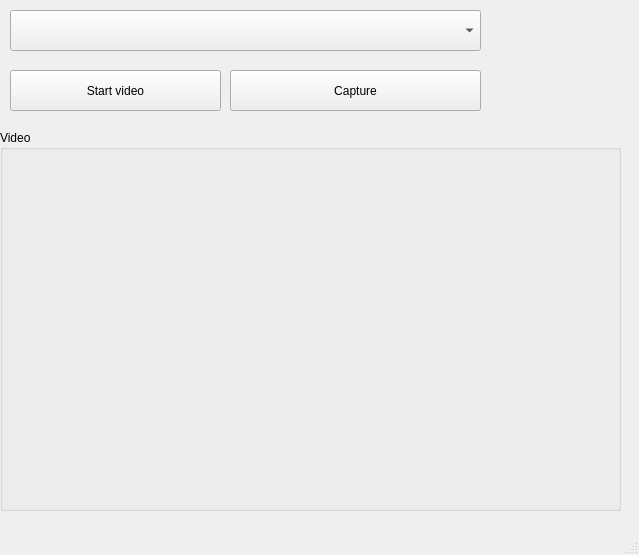
<?xml version="1.0" encoding="UTF-8"?>
<ui version="4.0">
 <class>MainWindow</class>
 <widget class="QMainWindow" name="MainWindow">
  <property name="geometry">
   <rect>
    <x>0</x>
    <y>0</y>
    <width>639</width>
    <height>555</height>
   </rect>
  </property>
  <property name="windowTitle">
   <string>MainWindow</string>
  </property>
  <property name="styleSheet">
   <string notr="true"/>
  </property>
  <widget class="QWidget" name="centralwidget">
   <widget class="QGroupBox" name="groupBox">
    <property name="geometry">
     <rect>
      <x>0</x>
      <y>130</y>
      <width>621</width>
      <height>381</height>
     </rect>
    </property>
    <property name="sizePolicy">
     <sizepolicy hsizetype="Preferred" vsizetype="Preferred">
      <horstretch>0</horstretch>
      <verstretch>0</verstretch>
     </sizepolicy>
    </property>
    <property name="title">
     <string>Video</string>
    </property>
    <widget class="QWidget" name="ImgWidget" native="true">
     <property name="geometry">
      <rect>
       <x>10</x>
       <y>20</y>
       <width>601</width>
       <height>351</height>
      </rect>
     </property>
    </widget>
   </widget>
   <widget class="QPushButton" name="startButton">
    <property name="geometry">
     <rect>
      <x>10</x>
      <y>70</y>
      <width>211</width>
      <height>41</height>
     </rect>
    </property>
    <property name="text">
     <string>Start video</string>
    </property>
   </widget>
   <widget class="QPushButton" name="captureButton">
    <property name="geometry">
     <rect>
      <x>230</x>
      <y>70</y>
      <width>251</width>
      <height>41</height>
     </rect>
    </property>
    <property name="text">
     <string>Capture</string>
    </property>
   </widget>
   <widget class="QComboBox" name="comboBox">
    <property name="geometry">
     <rect>
      <x>10</x>
      <y>10</y>
      <width>471</width>
      <height>41</height>
     </rect>
    </property>
    <property name="currentText">
     <string/>
    </property>
   </widget>
  </widget>
  <widget class="QMenuBar" name="menubar">
   <property name="geometry">
    <rect>
     <x>0</x>
     <y>0</y>
     <width>639</width>
     <height>21</height>
    </rect>
   </property>
  </widget>
  <widget class="QStatusBar" name="statusbar"/>
 </widget>
 <resources/>
 <connections/>
</ui>
